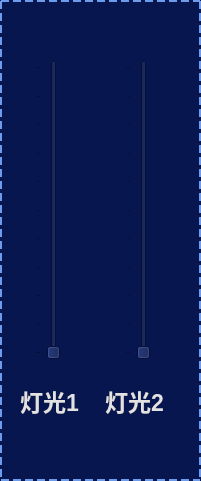
   <widget class="QFrame" name="frame_57">
    <property name="geometry">
     <rect>
      <x>1320</x>
      <y>460</y>
      <width>201</width>
      <height>481</height>
     </rect>
    </property>
    <property name="styleSheet">
     <string notr="true">background-color:rgb(7, 22, 79);
border:2px dashed rgb(109, 156, 237);
</string>
    </property>
    <property name="frameShape">
     <enum>QFrame::StyledPanel</enum>
    </property>
    <property name="frameShadow">
     <enum>QFrame::Raised</enum>
    </property>
    <widget class="QWidget" name="widget_37" native="true">
     <property name="geometry">
      <rect>
       <x>10</x>
       <y>20</y>
       <width>181</width>
       <height>441</height>
      </rect>
     </property>
     <property name="styleSheet">
      <string notr="true">border:none;</string>
     </property>
     <widget class="QSlider" name="verticalSlider">
      <property name="geometry">
       <rect>
        <x>25</x>
        <y>40</y>
        <width>30</width>
        <height>300</height>
       </rect>
      </property>
      <property name="maximum">
       <number>10</number>
      </property>
      <property name="orientation">
       <enum>Qt::Vertical</enum>
      </property>
      <property name="tickPosition">
       <enum>QSlider::TicksAbove</enum>
      </property>
      <property name="tickInterval">
       <number>0</number>
      </property>
     </widget>
     <widget class="QSlider" name="verticalSlider_2">
      <property name="geometry">
       <rect>
        <x>115</x>
        <y>40</y>
        <width>30</width>
        <height>300</height>
       </rect>
      </property>
      <property name="maximum">
       <number>10</number>
      </property>
      <property name="orientation">
       <enum>Qt::Vertical</enum>
      </property>
      <property name="tickPosition">
       <enum>QSlider::TicksAbove</enum>
      </property>
      <property name="tickInterval">
       <number>0</number>
      </property>
     </widget>
     <widget class="QLabel" name="Depth_show_3">
      <property name="geometry">
       <rect>
        <x>10</x>
        <y>360</y>
        <width>81</width>
        <height>42</height>
       </rect>
      </property>
      <property name="font">
       <font>
        <pointsize>17</pointsize>
        <bold>true</bold>
       </font>
      </property>
      <property name="styleSheet">
       <string notr="true">color:rgb(226,226,226)</string>
      </property>
      <property name="text">
       <string>灯光1</string>
      </property>
     </widget>
     <widget class="QLabel" name="Depth_show_7">
      <property name="geometry">
       <rect>
        <x>95</x>
        <y>360</y>
        <width>81</width>
        <height>42</height>
       </rect>
      </property>
      <property name="font">
       <font>
        <pointsize>17</pointsize>
        <bold>true</bold>
       </font>
      </property>
      <property name="styleSheet">
       <string notr="true">color:rgb(226,226,226)</string>
      </property>
      <property name="text">
       <string>灯光2</string>
      </property>
     </widget>
    </widget>
   </widget>
